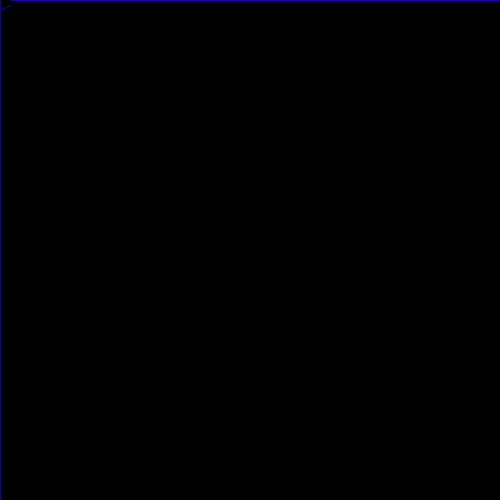
Frame 1 (no input)
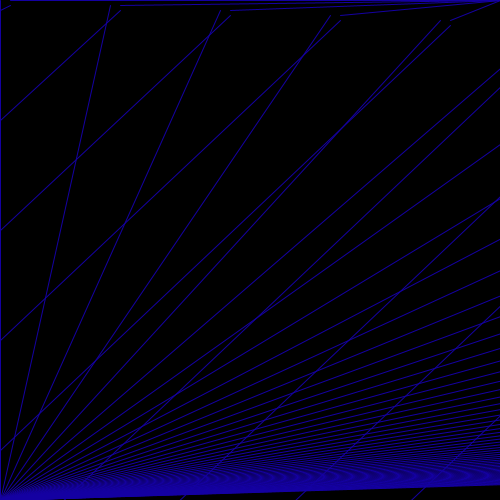
Frame 60 (the mouse pressed at the canvas centre just before this capture)
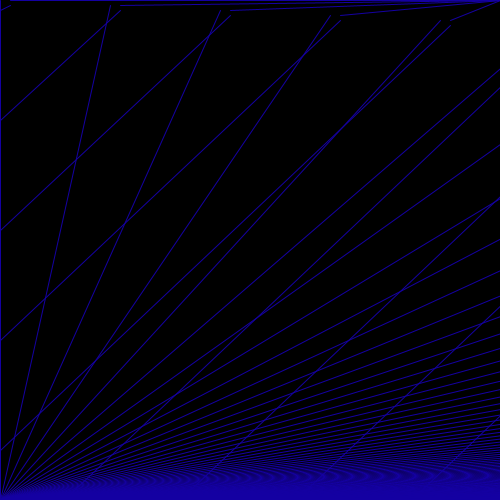
Frame 120 (the mouse held since frame 60 and released just before this capture)

The Processing sketch that drew these frames (run headless with seeded random() and noise(); from frame 60 on, the mouse is pressed at the canvas centre):

// Processing sketch: processing_31554
// ── processing_31554.pde

int x;
int y;

void setup(){
 
 background(0);
 size(500,500);
 smooth();
 
}

void draw(){
  stroke(20,0,162);
  
  line(x,y,0,500);
  x= x +10;
  
  line(500,0,x,y);
  y=y+5;
  
  line(0,x,x,y);
  x=x+100;
  

 

  
}
